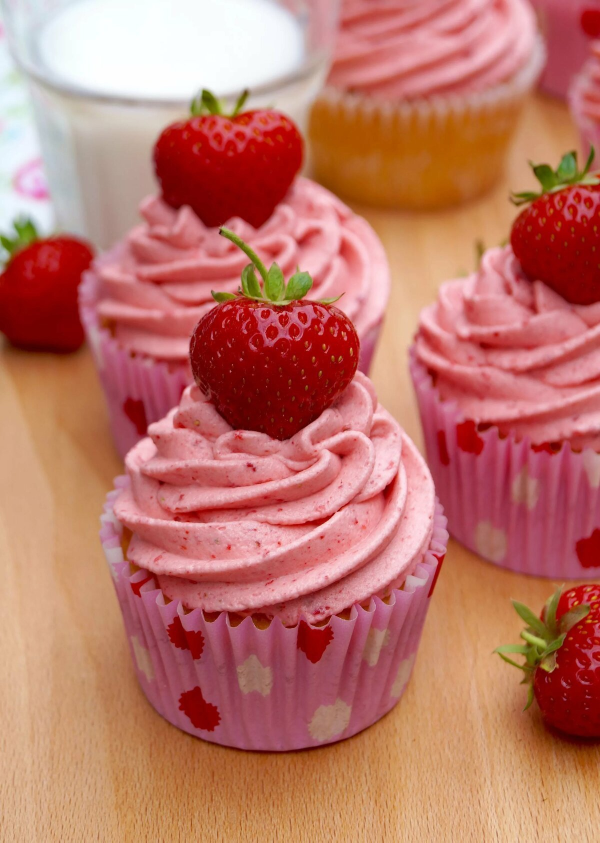
#> input picture Лабораторная5/image.jpg, 1200 x 1685 px (shown at 1/2 size)
$ jupyter execute task.ipynb   (shell and % lines are left out)
#> lines starting #> are read from the running program, lines starting #| are printed output that depends on the picture; after the words box and inside, x2 and y2 are one past the last pixel; in counts of white or black regions, pixels touching at a corner belong together
[cell 1]
from google.colab import drive
drive.mount('/content/drive')
%cd "/content/drive/MyDrive/drive-download-20240115T000348Z-001/Лабораторная5"

[cell 2]
import matplotlib.pyplot as plt
import cv2 as cv
import numpy as np

[cell 3]
image = cv.imread('image.jpg')
#> image is the input picture: shape (1685, 1200, 3); mean B, G, R 104.2, 118, 189.3
rgb_image = cv.cvtColor(image, cv.COLOR_BGR2RGB)
hsv_image = cv.cvtColor(rgb_image, cv.COLOR_RGB2HSV)
#> hsv_image: shape (1685, 1200, 3); mean H, S, V 73.5, 131.6, 190.1
h, s, v = cv.split(hsv_image)
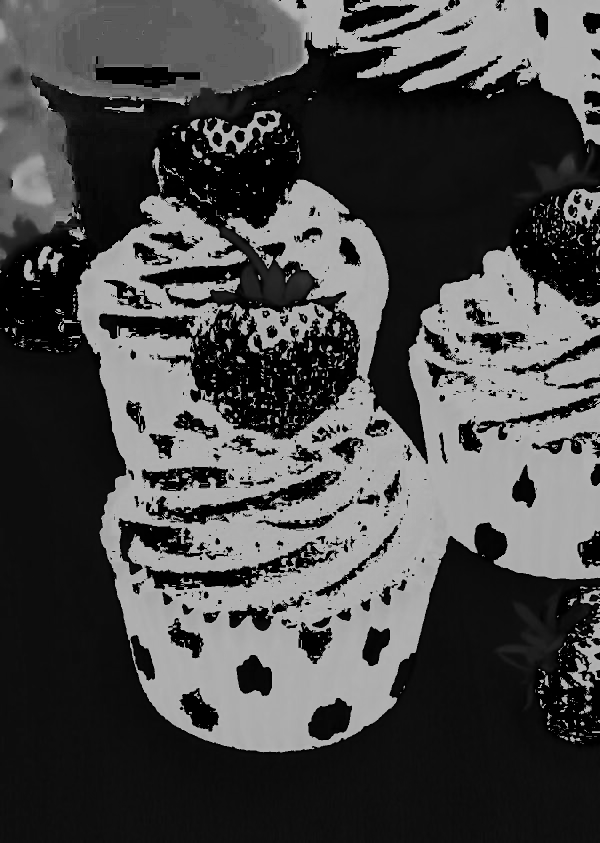
#> h: shape (1685, 1200) (shown at 1/2 size); min 0, max 179, mean 73.5
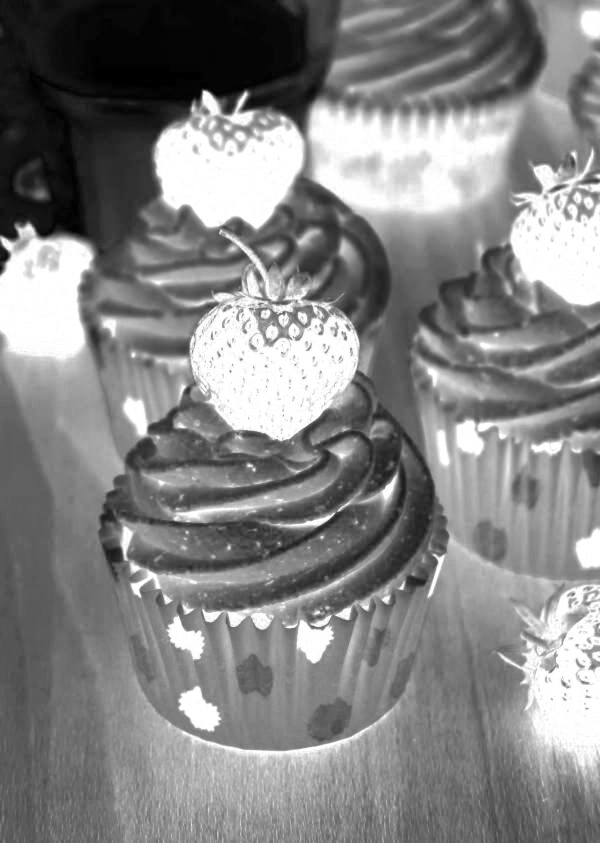
#> s: shape (1685, 1200) (shown at 1/2 size); min 0, max 255, mean 131.6
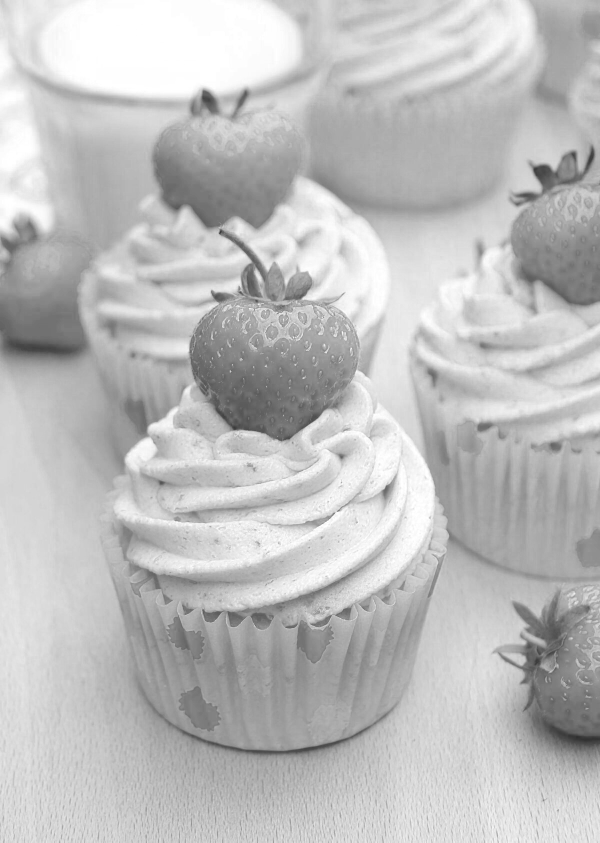
#> v: shape (1685, 1200) (shown at 1/2 size); min 46, max 255, mean 190.1

low_h =  0
high_h = 1

mask = cv.inRange(h, low_h, high_h)
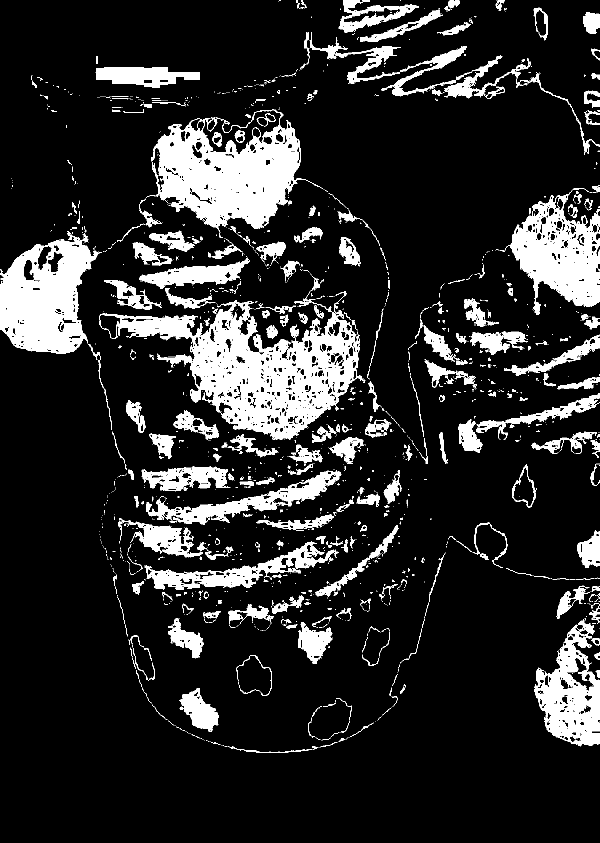
#> mask: shape (1685, 1200) (shown at 1/2 size); 15.4% white; 1766 white regions (1442 under 20 px), largest, box (x1, y1, x2, y2) and area: (198, 551, 731, 880) 55713, (302, 219, 647, 465) 40223, (0, 462, 196, 707) 29451
result = cv.bitwise_and(rgb_image, rgb_image, mask=mask)
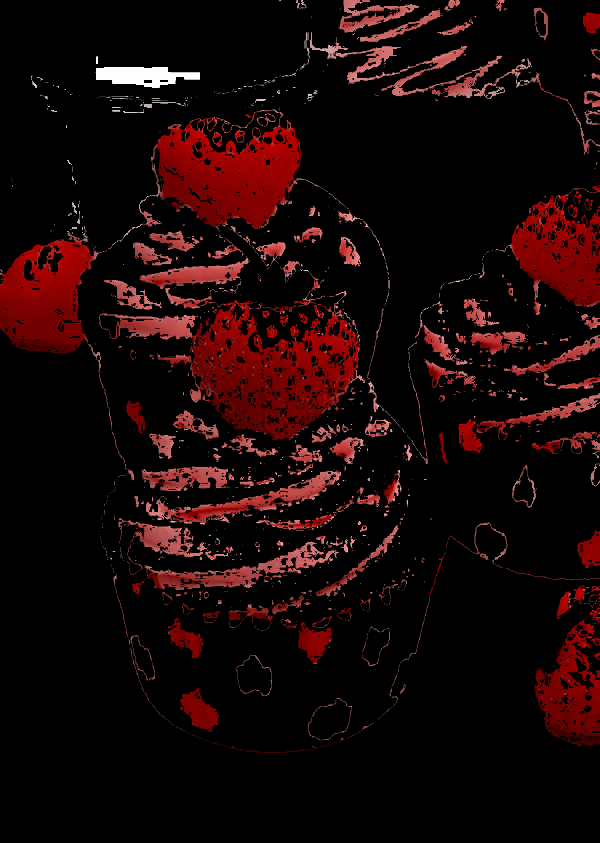
#> result: shape (1685, 1200, 3) (shown at 1/2 size); mean R, G, B 24.5, 6.5, 6.4

gs = plt.GridSpec(2, 2)
plt.figure(figsize=(10, 8))
plt.subplot(gs[0])
plt.imshow(rgb_image)
plt.title('Исходное изображение')
plt.xticks([]), plt.yticks([])
plt.subplot(gs[1])
plt.imshow(mask, cmap='gray')
plt.title('Маска')
plt.xticks([]), plt.yticks([])
plt.subplot(gs[2])
plt.hist(h.reshape(-1), np.max(h), [np.min(h), np.max(h)])
plt.vlines(low_h, 0, 5000, 'r'), plt.vlines(high_h, 0, 5000, 'r')
plt.title('Гистограмма h слоя')
plt.subplot(gs[3])
plt.imshow(result)
plt.title('Изображение с пикселями выделенного цвета')
plt.show()
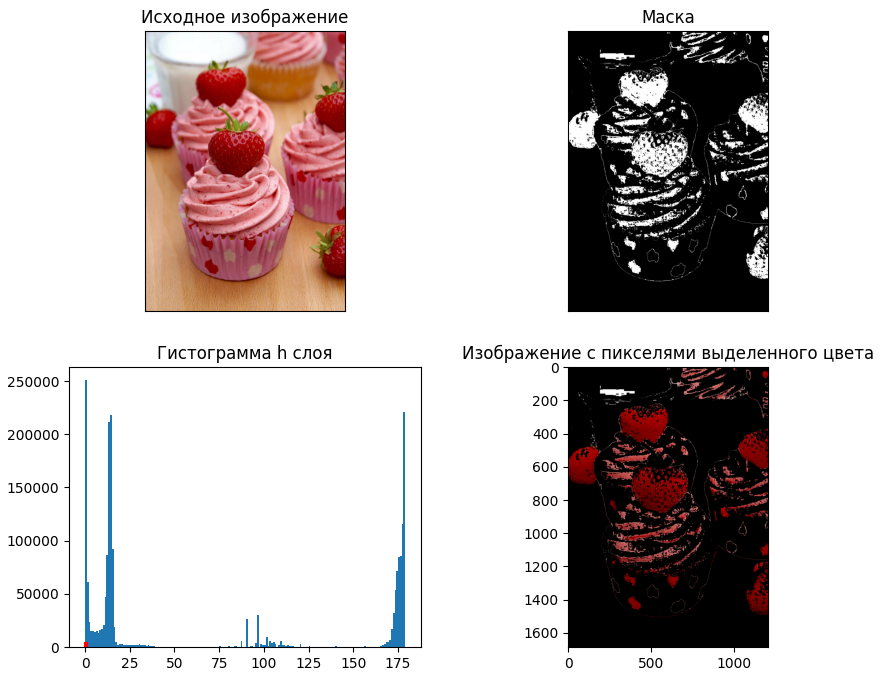
#> figure drawn by matplotlib, 4 panels; panel 3: tallest bar 250731 high, from x = 0 to 1
